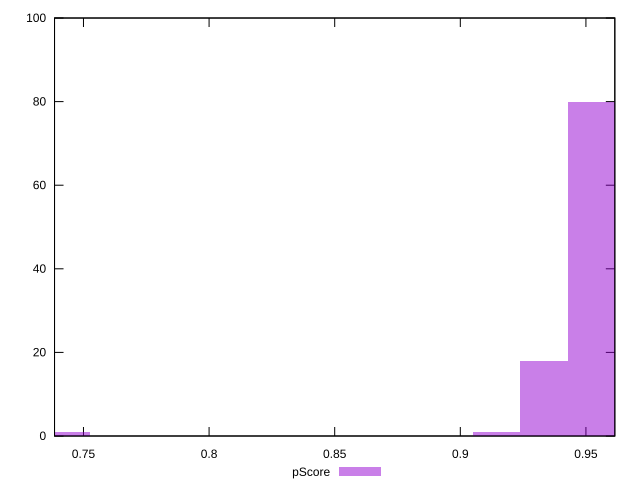

This chart was generated by the following gnuplot code:
reset

$pScore <<EOF
0.7429606611492641 1
0.9334633947772805 18
0.9525136681400821 80
0.9144131214144788 1
EOF

set key outside below
set boxwidth 0.019050273362801642
set xrange [0.7384799572327034:0.9615025745499862]
set yrange [0:100]
set trange [0:100]
set style fill transparent solid 0.5 noborder
set terminal svg size 640, 490 enhanced background rgb 'white'
set output "report_00019_2021-02-10T18-14-37.922Z//first-meaningful-paint/samples/pages+cached+noadtech/pScore/histogram.svg"

plot $pScore title "pScore" with boxes

reset
